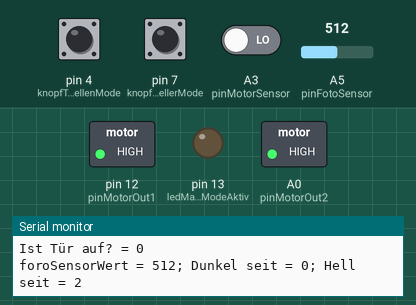
This sketch was run on a simulated Arduino Uno, built with avr-gcc and run on an emulated ATmega328P. On the bench: switched loads named in the sketch (green lamp = pin HIGH), output pins drawn as LEDs (lit = HIGH), the last lines printed to the serial monitor. Inputs (shaded band) come from the test bench; at power-on: pin 4 (knopfTuerAufZuInManuellenMode) LOW, pin 7 (knopfMnuellerMode) LOW, A3 (pinMotorSensor) LOW, A5 (pinFotoSensor) = 512.

Above: at 1.8 s.
1.9 s: pin 4 (knopfTuerAufZuInManuellenMode) pulled HIGH for 0.25 s
At 2.6 s:
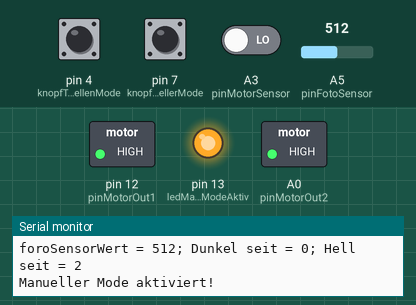
3.6 s: pin 7 (knopfMnuellerMode) pulled HIGH for 1 s
At 5.4 s:
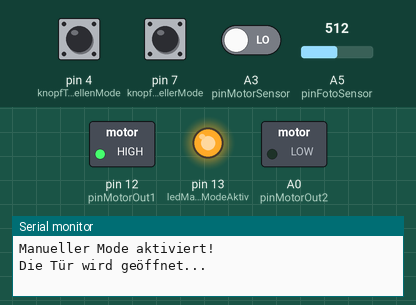
Timing chart, 0 to 6.9 s (numbered marks = the images above; inputs shaded):
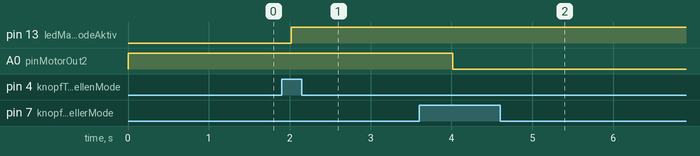

Measured:
- after the input at 1.9 s, pin 13 (ledManuellerModeAktiv): LOW → HIGH after 0.12 s
- after the input at 3.6 s, A0 (pinMotorOut2): HIGH → LOW after 0.42 s

The sketch:

HuehnerStallMitLichtSensor.ino
```cpp
// Pins für Motor
int pinMotorOut1 = 12;
int pinMotorOut2 = A0;
int pinMotorSensor = A3;

int ledManuellerModeAktiv = 13;
int knopfMnuellerMode = 7;
int knopfTuerAufZuInManuellenMode = 4;
int pinFotoSensor = A5;

bool mnuellerModeAktiv = false;
bool tuerIstOffen = false; // Tür ist geschlossen

int foroSensorWert = 0; //Variable für den foroSensorWert mit 0 als Startwert
int esIstDunkelSeitMessungen = 0;
int esIstHellSeitMessungen = 0;

const int ANZHL_RELEVANTE_MESSUNGEN = 10;
const int WERT_FUER_DUNKEL = 290;
const int WERT_FUER_HELL_GENUG = 510;
const int VERZOEGERUNG_BEIM_MOTOR_SENSOR_MS = 2000; //Konzevik
const int ZEIT_ZUR_AUTOMATISCHEN_MOTOR_AUSSCHALTUNG_SEK = 60;


void setup()
{
  Serial.begin(9600); //Die Kommunikation mit dem seriellen Port wird gestartet. Das benötigt man, um sich den tatsächlich ausgelesenen Wert später im serial monitor anzeigen zu lassen.

  pinMode (ledManuellerModeAktiv, OUTPUT); //Der Pin mit der LED (Pin 13) ist jetzt ein Ausgang
  digitalWrite(ledManuellerModeAktiv, LOW);

  pinMode(knopfMnuellerMode, INPUT);
  pinMode(knopfTuerAufZuInManuellenMode, INPUT);

  pinMode(pinMotorOut1, OUTPUT); // Мотор 1-1
  pinMode(pinMotorOut2, OUTPUT); // Мотор 1-2

  schalteDenMotorAus();
}

void loop()
{
  pruefeBetriebsmodus();

  if (mnuellerModeAktiv == false) {
    fuehreLichtMessungDurch();
  }
  else {
    pruefeManuelleEingabe();
  }
  delay (500);//warte halbe Sekunde bis nächstes Mal sensor ausgelesen wird
}


void pruefeBetriebsmodus() {
  if (digitalRead(knopfTuerAufZuInManuellenMode) == HIGH) {
    mnuellerModeAktiv = !mnuellerModeAktiv;
    aktualisiereBetriebsModus();
    delay (1000);
  }
}

void pruefeManuelleEingabe() {
  if (digitalRead(knopfMnuellerMode) == HIGH) {
    if (tuerIstOffen == true) // ist die Tür offen?
    {
      macheDieTuerZu();
    }
    else
    { // Die Tür ist nicht offen -> also ist die Tür wohl zu
      macheDieTuerAuf();
    }
  }
}

void aktualisiereBetriebsModus() {
  if (mnuellerModeAktiv == true) {
    digitalWrite(ledManuellerModeAktiv, HIGH);
    Serial.println("Manueller Mode aktiviert!");
  } else {
    digitalWrite(ledManuellerModeAktiv, LOW);
    Serial.println("Manueller Mode deaktiviert!");
  }
  setzeDieMessungswerteZuruek();
}

void fuehreLichtMessungDurch() {
  pruefeDieAuktuelleHelligkeit();
  gebeDieDatenAus();
  if (tuerIstOffen == true) // ist die Tür offen?
  {
    if (istEsDunkel()) // Und es wird dunkel?
    {
      // Dann mach die verdamte Tür zu, es zieht!
      macheDieTuerZu();
    }
  }
  else
  { // Die Tür ist nicht offen -> also ist die Tür wohl zu
    if (istEsHellGenug()) // Ist es hell genug?
    {
      //Ja! Dann mach die Tür auf
      macheDieTuerAuf();
    }
  }
  delay (500);
}

void gebeDieDatenAus() {
  Serial.print("Ist Tür auf? = " );
  Serial.println(tuerIstOffen);
  Serial.print("foroSensorWert = " ); //Ausgabe am Serial-Monitor: Das Wort „foroSensorWert: „
  Serial.print(foroSensorWert); //Ausgabe am Serial-Monitor. Mit dem Befehl Serial.print wird der foroSensorWert des Fotowiderstandes in Form einer Zahl zwischen 0 und 1023 an den serial monitor gesendet.
  Serial.print("; Dunkel seit = " );
  Serial.print(esIstDunkelSeitMessungen);
  Serial.print("; Hell seit = " );
  Serial.println(esIstHellSeitMessungen);
}


void macheDieTuerAuf() {
  Serial.println("Die Tür wird geöffnet...");
  digitalWrite(pinMotorOut1, HIGH);
  digitalWrite(pinMotorOut2, LOW);

  warteAufMotorSensor();
  schalteDenMotorAus();

  tuerIstOffen = true;
  Serial.println("Die Tür ist geöffnet!");
}

void macheDieTuerZu() {
  Serial.println("Die Tür wird geschlossen...");
  digitalWrite(pinMotorOut1, LOW);
  digitalWrite(pinMotorOut2, HIGH);

  warteAufMotorSensor();
  schalteDenMotorAus();
  tuerIstOffen = false;
  Serial.println("Die Tür ist geschlossen!");
}

void warteAufMotorSensor() {
  delay(VERZOEGERUNG_BEIM_MOTOR_SENSOR_MS);

  for (int i = 0; i < ZEIT_ZUR_AUTOMATISCHEN_MOTOR_AUSSCHALTUNG_SEK * 10; i++) {
    if (digitalRead(pinMotorSensor) == HIGH) {
      Serial.println("Sensor erreicht");
      break;
    }
    delay(100);
  }
}

void schalteDenMotorAus() {
  digitalWrite(pinMotorOut1, HIGH);
  digitalWrite(pinMotorOut2, HIGH);
}


void pruefeDieAuktuelleHelligkeit() {
  foroSensorWert = analogRead(pinFotoSensor); //Die Spannung an dem Fotowiderstand auslesen und unter der Variable „foroSensorWert“ abspeichern.
  if (foroSensorWert <= WERT_FUER_DUNKEL )
  {
    esIstDunkelSeitMessungen++; //Zähle eins dazu
    esIstHellSeitMessungen = 0;
  } else if (foroSensorWert >= WERT_FUER_HELL_GENUG )
  {
    esIstHellSeitMessungen++; //Zähle eins dazu
    esIstDunkelSeitMessungen = 0;
  }
  else {
    setzeDieMessungswerteZuruek();
  }
}

void setzeDieMessungswerteZuruek() {
  esIstHellSeitMessungen = 0;
  esIstDunkelSeitMessungen = 0;
}

bool istEsDunkel() {
  return esIstDunkelSeitMessungen >= ANZHL_RELEVANTE_MESSUNGEN;
}


bool istEsHellGenug() {
  return esIstHellSeitMessungen >= ANZHL_RELEVANTE_MESSUNGEN;
}
```
